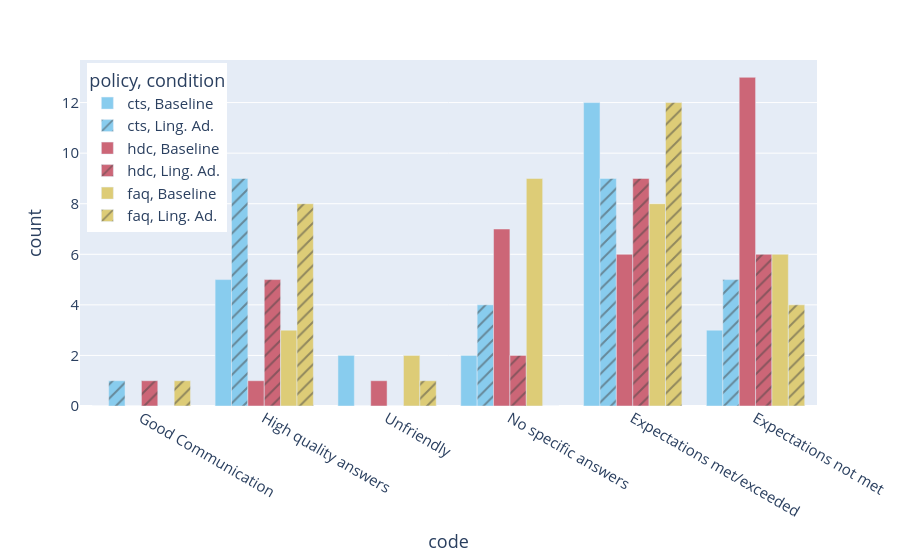

The cell this chart's notebook holds for it:
### Code cell
weaknesses_data = []
simple_labels = []
complex_labels = {"Unfriendly": ["Be friendly/personable"],
                  "No specific answers": ["Give very specific answers"]}

for policy in baseline_weaknesses:
    for label in simple_labels:
        weaknesses_data.append({
            "code": label,
            "policy": policy,
            "condition": f"Baseline",
            "count": baseline_weaknesses[policy][label] if label in baseline_weaknesses[policy] else 0
        })
        weaknesses_data.append({
            "code": label,
            "policy": policy,
            "condition": f"Ling. Ad.",
            "count": ling_ad_weaknesses[policy][label] if label in ling_ad_weaknesses[policy] else 0
        })
    for label in complex_labels:
        weaknesses_data.append({
            "code": label,
            "policy": policy,
            "condition": f"Baseline",
            "count": sum([baseline_weaknesses[policy][l] if l in baseline_weaknesses[policy] else 0 for l in complex_labels[label]])
        })
        weaknesses_data.append({
            "code": label,
            "policy": policy,
            "condition": f"Ling. Ad.",
            "count": sum([ling_ad_weaknesses[policy][l] if l in ling_ad_weaknesses[policy] else 0 for l in complex_labels[label]])
        })
weaknesses_data = pd.DataFrame(weaknesses_data)

data = pd.concat([strengths_data, weaknesses_data, expectations_data[expectations_data["code"] == "Expectations met/exceeded"], expectations_data[expectations_data["code"] == "Expectations not met"]])

fig = px.bar(data, x="code", y="count", color="policy", pattern_shape='condition', barmode="group", color_discrete_sequence=px.colors.qualitative.Safe)
fig.update_layout(legend=dict(
    yanchor="top",
    y=0.99,
    xanchor="left",
    x=0.01,
    font=dict(size=15)
),
font=dict(size=15))

fig.show()

### Figure 1 — Plotly figure (JSON) as saved in the notebook; plotly's stock layout.template omitted (floating-point values rounded to 4 significant figures)
{"data": [{"alignmentgroup": "True", "hovertemplate": "policy=cts<br>condition=Baseline<br>code=%{x}<br>count=%{y}<extra></extra>", "legendgroup": "cts, Baseline", "marker": {"color": "rgb(136, 204, 238)", "pattern": {"shape": ""}}, "name": "cts, Baseline", "offsetgroup": "cts, Baseline", "orientation": "v", "showlegend": true, "textposition": "auto", "type": "bar", "x": ["Good Communication", "High quality answers", "Unfriendly", "No specific answers", "Expectations met/exceeded", "Expectations not met"], "xaxis": "x", "y": [0, 5, 2, 2, 12, 3], "yaxis": "y"}, {"alignmentgroup": "True", "hovertemplate": "policy=cts<br>condition=Ling. Ad.<br>code=%{x}<br>count=%{y}<extra></extra>", "legendgroup": "cts, Ling. Ad.", "marker": {"color": "rgb(136, 204, 238)", "pattern": {"shape": "/"}}, "name": "cts, Ling. Ad.", "offsetgroup": "cts, Ling. Ad.", "orientation": "v", "showlegend": true, "textposition": "auto", "type": "bar", "x": ["Good Communication", "High quality answers", "Unfriendly", "No specific answers", "Expectations met/exceeded", "Expectations not met"], "xaxis": "x", "y": [1, 9, 0, 4, 9, 5], "yaxis": "y"}, {"alignmentgroup": "True", "hovertemplate": "policy=hdc<br>condition=Baseline<br>code=%{x}<br>count=%{y}<extra></extra>", "legendgroup": "hdc, Baseline", "marker": {"color": "rgb(204, 102, 119)", "pattern": {"shape": ""}}, "name": "hdc, Baseline", "offsetgroup": "hdc, Baseline", "orientation": "v", "showlegend": true, "textposition": "auto", "type": "bar", "x": ["Good Communication", "High quality answers", "Unfriendly", "No specific answers", "Expectations met/exceeded", "Expectations not met"], "xaxis": "x", "y": [0, 1, 1, 7, 6, 13], "yaxis": "y"}, {"alignmentgroup": "True", "hovertemplate": "policy=hdc<br>condition=Ling. Ad.<br>code=%{x}<br>count=%{y}<extra></extra>", "legendgroup": "hdc, Ling. Ad.", "marker": {"color": "rgb(204, 102, 119)", "pattern": {"shape": "/"}}, "name": "hdc, Ling. Ad.", "offsetgroup": "hdc, Ling. Ad.", "orientation": "v", "showlegend": true, "textposition": "auto", "type": "bar", "x": ["Good Communication", "High quality answers", "Unfriendly", "No specific answers", "Expectations met/exceeded", "Expectations not met"], "xaxis": "x", "y": [1, 5, 0, 2, 9, 6], "yaxis": "y"}, {"alignmentgroup": "True", "hovertemplate": "policy=faq<br>condition=Baseline<br>code=%{x}<br>count=%{y}<extra></extra>", "legendgroup": "faq, Baseline", "marker": {"color": "rgb(221, 204, 119)", "pattern": {"shape": ""}}, "name": "faq, Baseline", "offsetgroup": "faq, Baseline", "orientation": "v", "showlegend": true, "textposition": "auto", "type": "bar", "x": ["Good Communication", "High quality answers", "Unfriendly", "No specific answers", "Expectations met/exceeded", "Expectations not met"], "xaxis": "x", "y": [0, 3, 2, 9, 8, 6], "yaxis": "y"}, {"alignmentgroup": "True", "hovertemplate": "policy=faq<br>condition=Ling. Ad.<br>code=%{x}<br>count=%{y}<extra></extra>", "legendgroup": "faq, Ling. Ad.", "marker": {"color": "rgb(221, 204, 119)", "pattern": {"shape": "/"}}, "name": "faq, Ling. Ad.", "offsetgroup": "faq, Ling. Ad.", "orientation": "v", "showlegend": true, "textposition": "auto", "type": "bar", "x": ["Good Communication", "High quality answers", "Unfriendly", "No specific answers", "Expectations met/exceeded", "Expectations not met"], "xaxis": "x", "y": [1, 8, 1, 0, 12, 4], "yaxis": "y"}], "layout": {"barmode": "group", "font": {"size": 15}, "legend": {"font": {"size": 15}, "title": {"text": "policy, condition"}, "tracegroupgap": 0, "x": 0.01, "xanchor": "left", "y": 0.99, "yanchor": "top"}, "margin": {"t": 60}, "xaxis": {"anchor": "y", "domain": [0, 1], "title": {"text": "code"}}, "yaxis": {"anchor": "x", "domain": [0, 1], "title": {"text": "count"}}}}
